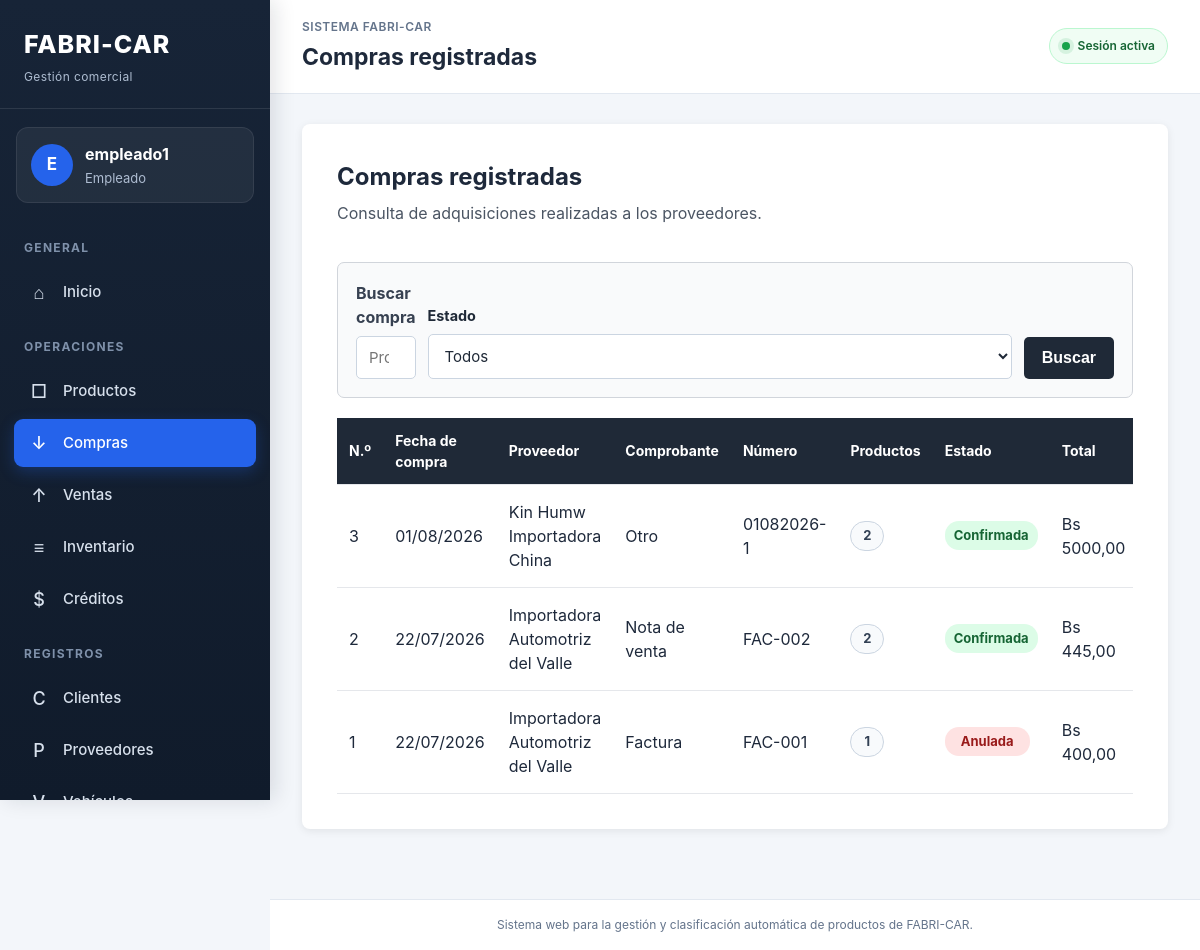
/compras/ (signed in), run on an earlier commit of the app's database.
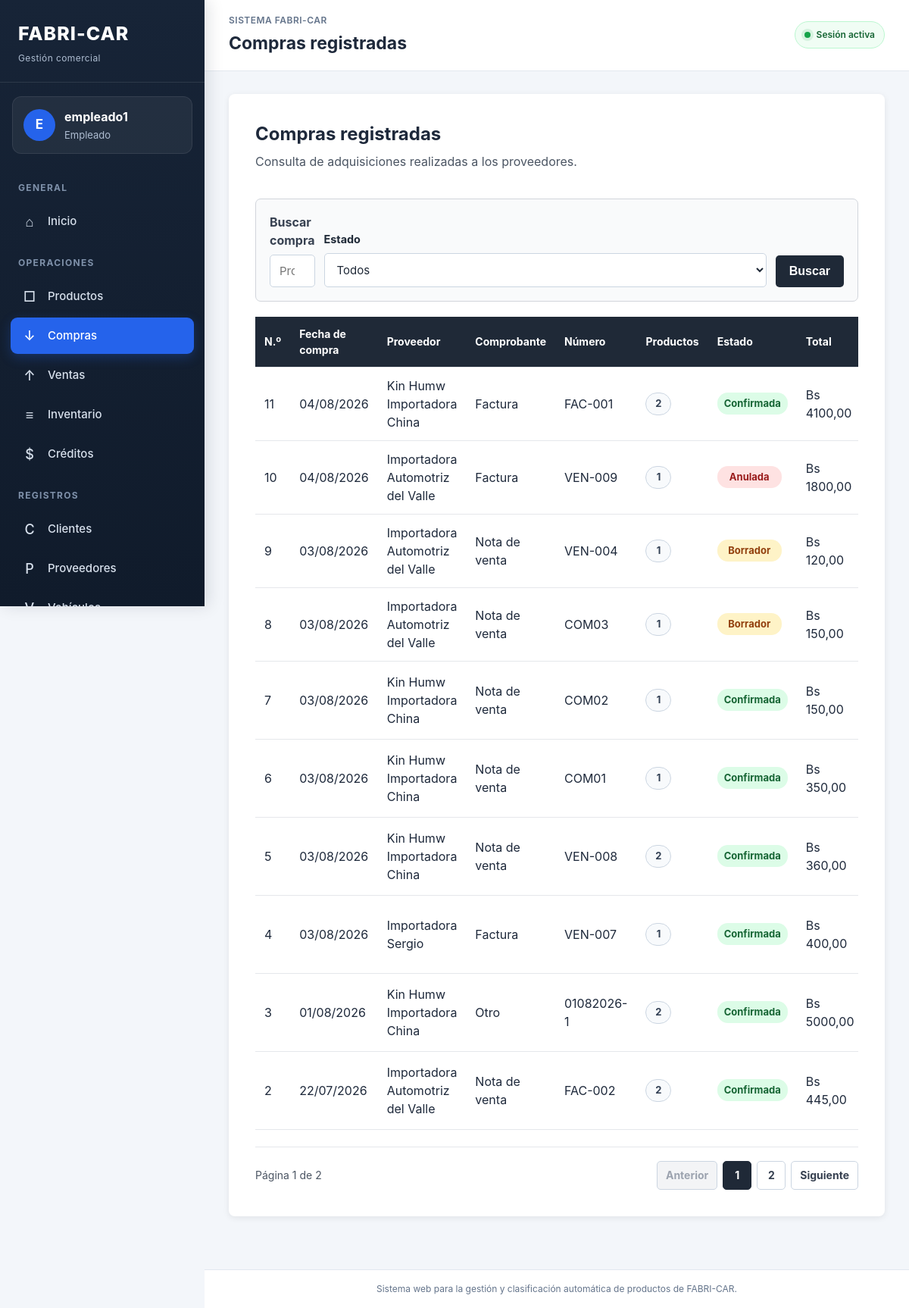
And on a later commit of the database.
### compras/models.py (models this page shows, shortened)
class Compra(models.Model):
    class TipoComprobante(models.TextChoices):
        FACTURA = "FACTURA", "Factura"
        NOTA_VENTA = "NOTA_VENTA", "Nota de venta"
        RECIBO = "RECIBO", "Recibo"
        OTRO = "OTRO", "Otro"
    class EstadoCompra(models.TextChoices):
        BORRADOR = "BORRADOR", "Borrador"
        CONFIRMADA = "CONFIRMADA", "Confirmada"
        ANULADA = "ANULADA", "Anulada"
    proveedor = models.ForeignKey(
        Proveedor,
        on_delete=models.PROTECT,
        related_name="compras",
        verbose_name="Proveedor",
    )
    fecha_compra = models.DateField(
        default=timezone.localdate,
        db_index=True,
        verbose_name="Fecha de compra",
    )
    tipo_comprobante = models.CharField(
        max_length=20,
        choices=TipoComprobante.choices,
        default=TipoComprobante.FACTURA,
        verbose_name="Tipo de comprobante",
    )
    numero_comprobante = models.CharField(
        max_length=50,
        blank=True,
        db_index=True,
        verbose_name="Número de comprobante",
    )
    estado = models.CharField(
        max_length=20,
        choices=EstadoCompra.choices,
        default=EstadoCompra.BORRADOR,
        db_index=True,
        verbose_name="Estado",
    )
    total = models.DecimalField(
        max_digits=14,
        decimal_places=2,
        default=Decimal("0.00"),
        validators=[
            MinValueValidator(Decimal("0.00")),
        ],
        verbose_name="Total",
    )
    observaciones = models.TextField(
        blank=True,
        verbose_name="Observaciones",
    )
    usuario_registro = models.ForeignKey(
        settings.AUTH_USER_MODEL,
        on_delete=models.SET_NULL,
        null=True,
        blank=True,
        related_name="compras_registradas",
        verbose_name="Registrado por",
    )
    usuario_confirmacion = models.ForeignKey(
        settings.AUTH_USER_MODEL,
        on_delete=models.SET_NULL,
        null=True,
        blank=True,
        related_name="compras_confirmadas",
        verbose_name="Confirmado por",
    )
    fecha_confirmacion = models.DateTimeField(
        null=True,
        blank=True,
        verbose_name="Fecha de confirmación",
    )
    usuario_anulacion = models.ForeignKey(
        settings.AUTH_USER_MODEL,
        on_delete=models.SET_NULL,
        null=True,
        blank=True,
        related_name="compras_anuladas",
        verbose_name="Anulado por",
    )
    fecha_anulacion = models.DateTimeField(
        null=True,
        blank=True,
        verbose_name="Fecha de anulación",
    )
    motivo_anulacion = models.TextField(
        blank=True,
        verbose_name="Motivo de anulación",
    )
    fecha_registro = models.DateTimeField(
        auto_now_add=True,
        verbose_name="Fecha de registro",
    )
    fecha_modificacion = models.DateTimeField(
        auto_now=True,
        verbose_name="Fecha de modificación",
    )
    class Meta:
        verbose_name = "Compra"
        verbose_name_plural = "Compras"
        ordering = [
            "-fecha_compra",
            "-id",
        ]
        constraints = [
            models.UniqueConstraint(
                fields=[
                    "proveedor",
                    "tipo_comprobante",
                    "numero_comprobante",
                ],
                condition=~models.Q(
                    numero_comprobante="",
                ),
                name="compra_comprobante_unico_proveedor_tipo",
            ),
        ]

### proveedores/models.py (models this page shows, shortened)
class Proveedor(models.Model):
    razon_social = models.CharField(
        max_length=150,
        db_index=True,
        verbose_name="Nombre o razón social",
    )
    nit = models.CharField(
        max_length=30,
        unique=True,
        verbose_name="NIT",
    )
    persona_contacto = models.CharField(
        max_length=120,
        blank=True,
        verbose_name="Persona de contacto",
    )
    telefono = models.CharField(
        max_length=30,
        blank=True,
        verbose_name="Teléfono",
    )
    correo = models.EmailField(
        blank=True,
        verbose_name="Correo electrónico",
    )
    direccion = models.TextField(
        blank=True,
        verbose_name="Dirección",
    )
    estado = models.BooleanField(
        default=True,
        verbose_name="Activo",
    )
    fecha_registro = models.DateTimeField(
        auto_now_add=True,
        verbose_name="Fecha de registro",
    )
    fecha_modificacion = models.DateTimeField(
        auto_now=True,
        verbose_name="Fecha de modificación",
    )
    class Meta:
        verbose_name = "Proveedor"
        verbose_name_plural = "Proveedores"
        ordering = ["razon_social"]

### compras/views.py (the view)
@login_required
@rol_requerido("Administrador", "Empleado")
def listar_compras(request):
    busqueda = request.GET.get("q", "").strip()
    filtro_estado = request.GET.get("estado", "").strip()
    compras = (
        Compra.objects
        .select_related(
            "proveedor",
            "usuario_registro",
            "usuario_confirmacion",
            "usuario_anulacion",
        )
        .annotate(
            cantidad_productos=Count(
                "detalles",
                distinct=True,
            )
        )
    )
    if busqueda:
        compras = compras.filter(
            Q(proveedor__razon_social__icontains=busqueda)
            | Q(proveedor__nit__icontains=busqueda)
            | Q(numero_comprobante__icontains=busqueda)
        )
    estados_validos = {
        Compra.EstadoCompra.BORRADOR,
        Compra.EstadoCompra.CONFIRMADA,
        Compra.EstadoCompra.ANULADA,
    }
    if filtro_estado in estados_validos:
        compras = compras.filter(
            estado=filtro_estado,
        )
    compras = compras.order_by(
        "-fecha_compra",
        "-id",
    )
    paginador = Paginator(compras, 10)
    numero_pagina = request.GET.get("page")
    pagina_compras = paginador.get_page(numero_pagina)
    puede_gestionar_compras = (
        request.user.is_superuser
        or request.user.groups.filter(
            name="Administrador"
        ).exists()
    )
    contexto = {
        "compras": pagina_compras,
        "pagina_compras": pagina_compras,
        "busqueda": busqueda,
        "filtro_estado": filtro_estado,
        "puede_gestionar_compras": puede_gestionar_compras,
    }
    return render(
        request,
        "compras/listar_compras.html",
        contexto,
    )

### principal/context_processors.py (called while the page is built)
def roles_usuario(request):
    usuario = request.user
    if not usuario.is_authenticated:
        return {
            "es_administrador": False,
            "es_empleado": False,
            "es_cliente": False,
        }
    es_administrador = (
        usuario.is_superuser
        or usuario.groups.filter(
            name="Administrador"
        ).exists()
    )
    es_empleado = usuario.groups.filter(
        name="Empleado"
    ).exists()
    es_cliente = usuario.groups.filter(
        name="Cliente"
    ).exists()
    return {
        "es_administrador": es_administrador,
        "es_empleado": es_empleado,
        "es_cliente": es_cliente,
    }

### compras/templates/compras/listar_compras.html (shortened to what the changed rows need)
{% extends "principal/base.html" %}
{% block encabezado_pagina %}
Compras registradas
{% endblock %}
{% block contenido %}
<section class="presentacion">
        <div class="encabezado-listado">
            <div>
                <h2>Compras registradas</h2>
            </div>
        </div>
    <div class="contenedor-tabla">
        <table class="tabla-datos">
            <thead>
                <tr>
                    <th>N.º</th>
                    <th>Fecha de compra</th>
                    <th>Proveedor</th>
                    <th>Comprobante</th>
                    <th>Número</th>
                    <th>Productos</th>
                    <th>Estado</th>
                    <th>Total</th>
                </tr>
            </thead>
            <tbody>
                {% for compra in compras %}
                    <tr>
                        <td>
                            {{ compra.id }}
                        </td>
                        <td>
                            {{ compra.fecha_compra|date:"d/m/Y" }}
                        </td>
                        <td>
                            {{ compra.proveedor.razon_social }}
                        </td>
                        <td>
                            {{ compra.get_tipo_comprobante_display }}
                        </td>
                        <td>
                            {{ compra.numero_comprobante|default:"Sin número" }}
                        </td>
                        <td>
                            <span
                                class="cantidad-productos-compra"
                                title="Cantidad de productos diferentes"
                            >
                                {{ compra.cantidad_productos }}
                            </span>
                        </td>
                        <td>
                            {% if compra.estado == "BORRADOR" %}
                                <span class="etiqueta-borrador">
                                    Borrador
                                </span>
                            {% elif compra.estado == "CONFIRMADA" %}
                                <span class="etiqueta-confirmada">
                                    Confirmada
                                </span>
                            {% else %}
                                <span class="etiqueta-anulada">
                                    Anulada
                                </span>
                            {% endif %}
                        </td>
                        <td>
                            Bs {{ compra.total }}
                        </td>
                    </tr>
                {% empty %}
                    <tr>
                        <td colspan="10" class="tabla-vacia">
                            No existen compras registradas.
                        </td>
                    </tr>
                {% endfor %}
            </tbody>
        </table>
    </div>
{% if pagina_compras.has_other_pages %}
    <nav
        class="paginacion"
        aria-label="Paginación de compras"
    >
        <div class="informacion-paginacion">
            Página {{ pagina_compras.number }}
            de {{ pagina_compras.paginator.num_pages }}
        </div>
        <div class="controles-paginacion">
            {% if pagina_compras.has_previous %}
                <a
                    href="?page={{ pagina_compras.previous_page_number }}&q={{ busqueda|urlencode }}&estado={{ filtro_estado }}"
                    class="boton-paginacion"
                >
                    Anterior
                </a>
            {% else %}
                <span class="boton-paginacion deshabilitado">
                    Anterior
                </span>
            {% endif %}
            {% for numero in pagina_compras.paginator.page_range %}
                {% if numero == pagina_compras.number %}
                    <span class="numero-pagina activo">
                        {{ numero }}
                    </span>
                {% elif numero >= pagina_compras.number|add:"-2" and numero <= pagina_compras.number|add:"2" %}
                    <a
                        href="?page={{ numero }}&q={{ busqueda|urlencode }}&estado={{ filtro_estado }}"
                        class="numero-pagina"
                    >
                        {{ numero }}
                    </a>
                {% endif %}
            {% endfor %}
            {% if pagina_compras.has_next %}
                <a
                    href="?page={{ pagina_compras.next_page_number }}&q={{ busqueda|urlencode }}&estado={{ filtro_estado }}"
                    class="boton-paginacion"
                >
                    Siguiente
                </a>
            {% else %}
                <span class="boton-paginacion deshabilitado">
                    Siguiente
                </span>
            {% endif %}
        </div>
    </nav>
{% endif %}
</section>
{% endblock %}

What changed in the data, as far as the page shows it:
no longer on this page (row unchanged): Compra: id "1", fecha_compra "22/07/2026", proveedor.razon_social "Importadora Automotriz del Valle", tipo_comprobante "Factura", numero_comprobante "FAC-001", cantidad_productos "1", estado "Anulada", total "400,00"
added Compra: id "11", fecha_compra "04/08/2026", proveedor.razon_social "Kin Humw Importadora China", tipo_comprobante "Factura", numero_comprobante "FAC-001", cantidad_productos "2", estado "Confirmada", total "4100,00"
added Compra: id "10", fecha_compra "04/08/2026", proveedor.razon_social "Importadora Automotriz del Valle", tipo_comprobante "Factura", numero_comprobante "VEN-009", cantidad_productos "1", estado "Anulada", total "1800,00"
added Compra: id "9", fecha_compra "03/08/2026", proveedor.razon_social "Importadora Automotriz del Valle", tipo_comprobante "Nota de venta", numero_comprobante "VEN-004", cantidad_productos "1", estado "Borrador", total "120,00"
added Compra: id "8", fecha_compra "03/08/2026", proveedor.razon_social "Importadora Automotriz del Valle", tipo_comprobante "Nota de venta", numero_comprobante "COM03", cantidad_productos "1", estado "Borrador", total "150,00"
added Compra: id "7", fecha_compra "03/08/2026", proveedor.razon_social "Kin Humw Importadora China", tipo_comprobante "Nota de venta", numero_comprobante "COM02", cantidad_productos "1", estado "Confirmada", total "150,00"
added Compra: id "6", fecha_compra "03/08/2026", proveedor.razon_social "Kin Humw Importadora China", tipo_comprobante "Nota de venta", numero_comprobante "COM01", cantidad_productos "1", estado "Confirmada", total "350,00"
added Compra: id "5", fecha_compra "03/08/2026", proveedor.razon_social "Kin Humw Importadora China", tipo_comprobante "Nota de venta", numero_comprobante "VEN-008", cantidad_productos "2", estado "Confirmada", total "360,00"
added Compra: id "4", fecha_compra "03/08/2026", proveedor.razon_social "Importadora Sergio", tipo_comprobante "Factura", numero_comprobante "VEN-007", cantidad_productos "1", estado "Confirmada", total "400,00"
Also different on the page:
{{ pagina_compras.number }}: (not shown) → "1"
{{ pagina_compras.paginator.num_pages }}: (not shown) → "2"
text now shown: "Página de Anterior Siguiente"
new list line: "1"
new list line: "2"
